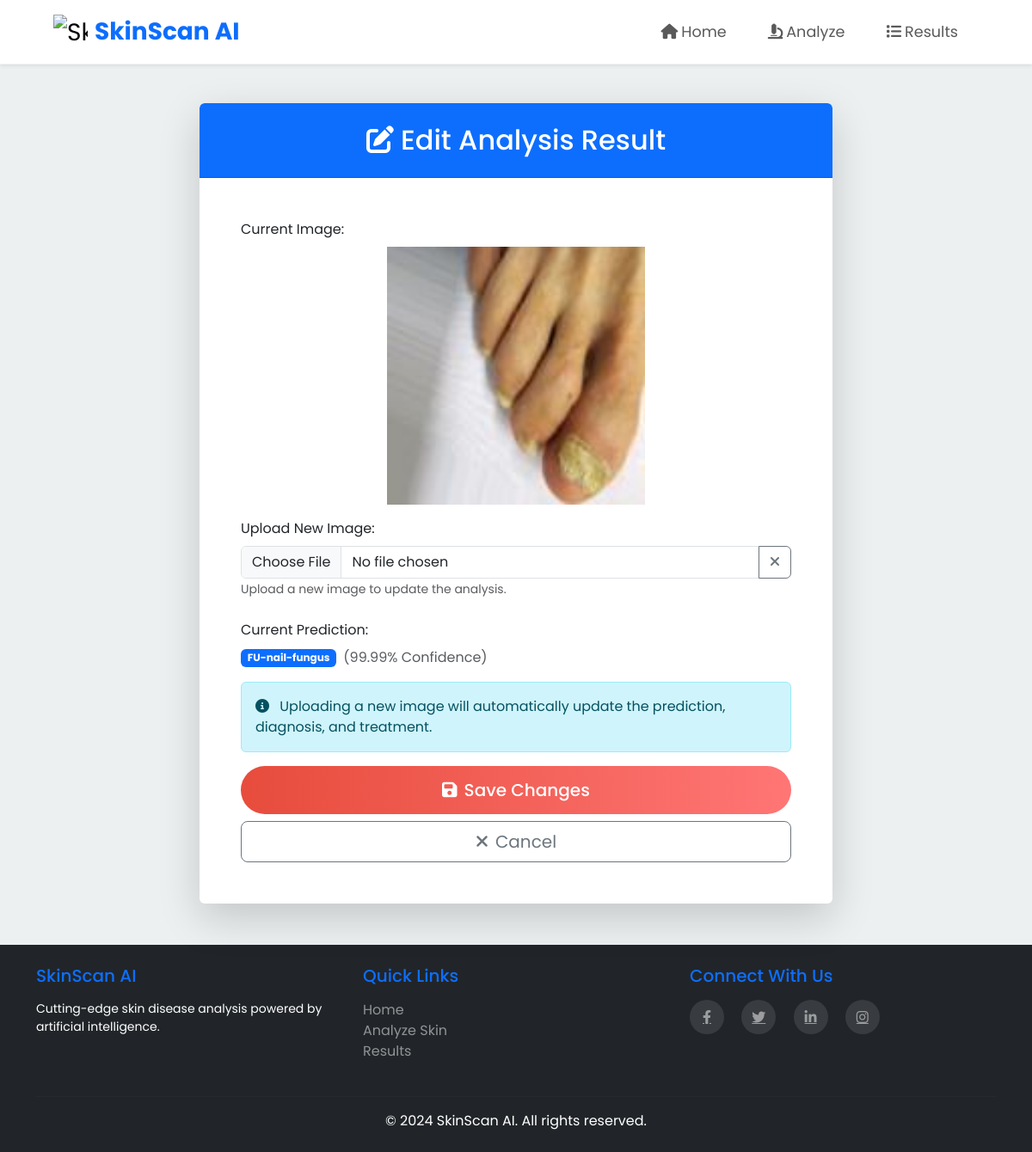
The app's page /predictions/result/17/edit/ with its own data.
### predictions/models.py (models this page shows, shortened)
class PredictionResult(models.Model):
    image = models.ImageField(upload_to='media/analyzed_images/')
    predicted_class = models.CharField(max_length=100)
    confidence = models.FloatField()
    created_at = models.DateTimeField(auto_now_add=True)
    diagnosis = models.TextField(default="No diagnosis available")  # Add default here
    treatment = models.TextField(default="No treatment available")

### predictions/views.py (the view)
# urls.py: path('result/<int:pk>/edit/', views.result_edit, name='result_edit'),
def result_edit(request, pk):
    result = get_object_or_404(PredictionResult, pk=pk)
    if request.method == 'POST':
        form = PredictionResultForm(request.POST, request.FILES, instance=result)
        if form.is_valid():
            if 'image' in request.FILES:
                new_image = request.FILES['image']
                fs = FileSystemStorage(location='media/analyzed_images/')
                filename = fs.save(new_image.name, new_image)
                uploaded_file_url = fs.url(filename)
                image_path = os.path.join('media/analyzed_images', filename)
                predicted_class, confidence = predict_image(image_path)
                result.image = 'analyzed_images/' + filename
                result.predicted_class = predicted_class
                result.confidence = confidence * 100
                result.diagnosis = get_diagnosis(predicted_class)
                result.treatment = get_treatment(predicted_class)
            result.save()
            if request.headers.get('X-Requested-With') == 'XMLHttpRequest':
                return JsonResponse({'status': 'success'})
            messages.success(request, 'Changes saved successfully!')
            return redirect('result_detail', pk=pk)
    else:
        form = PredictionResultForm(instance=result)
    return render(request, 'predictions/result_edit.html', {'form': form, 'result': result})

### predictions/forms.py
class PredictionResultForm(forms.ModelForm):
    image = forms.ImageField(required=False)
    predicted_class = forms.CharField(required=False)
    confidence = forms.FloatField(required=False)
    class Meta:
        model = PredictionResult
        fields = ['image', 'predicted_class', 'confidence']

### predictions/templates/predictions/result_edit.html (shortened to what this page needs)
{% extends 'predictions/base.html' %}
{% load static %}
{% block content %}
<div class="container-fluid py-5 bg-gradient-primary-to-secondary">
    <div class="container">
        <div class="row justify-content-center">
            <div class="col-lg-8">
                <div class="card shadow-lg border-0 rounded-lg overflow-hidden">
                    <div class="card-header bg-primary text-white p-4">
                        <h2 class="mb-0 text-center">
                            <i class="fas fa-edit me-2"></i>Edit Analysis Result
                        </h2>
                    </div>
                    <div class="card-body p-5">
                        <form method="post" enctype="multipart/form-data" id="editForm">
                            <div class="mb-4">
                                <label class="form-label">Current Image:</label>
                                <div class="position-relative mb-3">
                                    {% if result.image %}
                                        <div class="image-preview-container" style="max-height: 300px; overflow: hidden;">
                                            <img
                                                src="{{ result.image.url }}"
                                                alt="Current Image"
                                                class="img-fluid rounded-lg shadow-sm w-100"
                                                style="object-fit: contain; height: 300px; width: 100%;"
                                                id="currentImage"
                                            >
                                        </div>
                                    {% else %}
                                        <div class="no-image-placeholder rounded-lg bg-light d-flex align-items-center justify-content-center"
                                             style="height: 300px;">
                                            <i class="fas fa-image fa-3x text-muted"></i>
                                        </div>
                                    {% endif %}
                                </div>
                                <div class="mb-3">
                                    <label for="new_image" class="form-label">Upload New Image:</label>
                                    <div class="input-group">
                                        <input type="file" class="form-control" id="new_image" name="image" accept="image/*" onchange="previewImage(this)">
                                        <button type="button" class="btn btn-outline-secondary" onclick="document.getElementById('new_image').value = ''">
                                            <i class="fas fa-times"></i>
                                        </button>
                                    </div>
                                    <small class="text-muted">Upload a new image to update the analysis.</small>
                                </div>
                            </div>
                            <div class="mb-3">
                                <label class="form-label">Current Prediction:</label>
                                <div class="d-flex align-items-center">
                                    <span class="badge bg-primary me-2">{{ result.predicted_class }}</span>
                                    <span class="text-muted">({{ result.confidence|floatformat:2 }}% Confidence)</span>
                                </div>
                            </div>
                            <div class="alert alert-info" role="alert">
                                <i class="fas fa-info-circle me-2"></i>
                                Uploading a new image will automatically update the prediction, diagnosis, and treatment.
                            </div>
                            <div class="d-grid gap-2">
                                <button type="submit" class="btn btn-primary btn-lg">
                                    <i class="fas fa-save me-2"></i><span>Save Changes</span>
                                </button>
                                <a href="{% url 'result_detail' result.pk %}" class="btn btn-outline-secondary btn-lg">
                                    <i class="fas fa-times me-2"></i>Cancel
                                </a>
                            </div>
                        </form>
                    </div>
                </div>
            </div>
        </div>
    </div>
</div>
{% endblock %}

### predictions/static/css/style.css (style rules this page uses)
:root { --primary-gradient-start: #3498db; --primary-gradient-end: #2ecc71; --accent: #e74c3c; --dark: #2c3e50; --light: #ecf0f1; --white: #ffffff; --text-primary: #2c3e50; --text-secondary: #7f8c8d; --success: #27ae60; --warning: #f1c40f; --danger: #c0392b; }
body { font-family: 'Poppins', sans-serif; color: var(--text-primary); background-color: var(--light); }
.btn-primary { background: linear-gradient(to right, var(--accent), #ff7675); border: none; padding: 0.8rem 2rem; border-radius: 50px; font-weight: 500; transition: transform 0.3s ease, box-shadow 0.3s ease; }

### records on screen
PredictionResult: image (picture), predicted_class "FU-nail-fungus", confidence "99.99"
